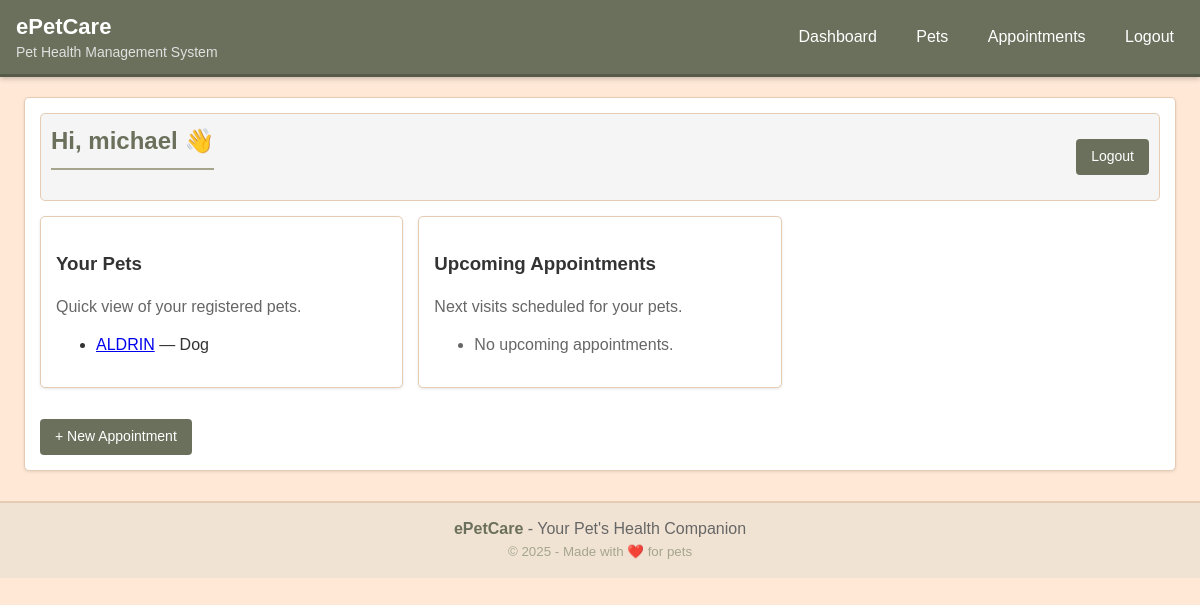
Page /dashboard/ (signed in) on the earlier database version.
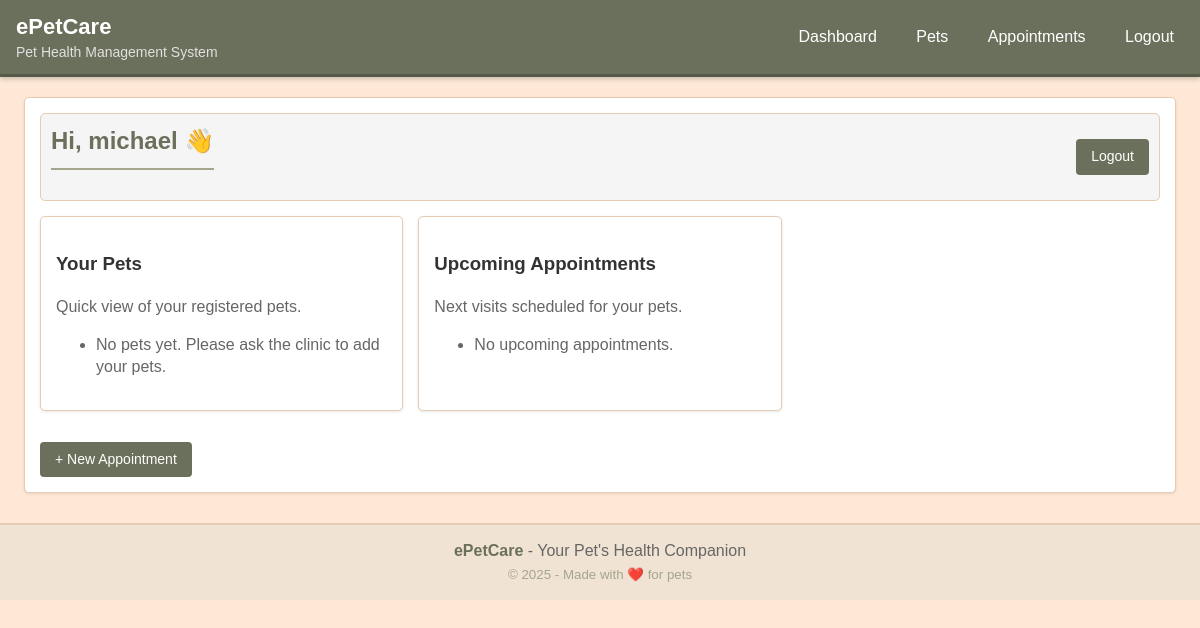
Same page on the later database version.
### clinic/models.py (models this page shows, shortened)
class Pet(models.Model):
    class Species(models.TextChoices):
        DOG = 'dog', 'Dog'
        CAT = 'cat', 'Cat'
        BIRD = 'bird', 'Bird'
        RABBIT = 'rabbit', 'Rabbit'
        OTHER = 'other', 'Other'
    class Sex(models.TextChoices):
        MALE = 'male', 'Male'
        FEMALE = 'female', 'Female'
        UNKNOWN = 'unknown', 'Unknown'
    owner = models.ForeignKey(Owner, on_delete=models.CASCADE, related_name='pets')
    name = models.CharField(max_length=80)
    species = models.CharField(max_length=20, choices=Species.choices, default=Species.DOG)
    breed = models.CharField(max_length=80, blank=True)
    sex = models.CharField(max_length=20, choices=Sex.choices, default=Sex.UNKNOWN)
    birth_date = models.DateField(null=True, blank=True)
    weight_kg = models.DecimalField(max_digits=5, decimal_places=2, null=True, blank=True)
    notes = models.TextField(blank=True)

### clinic/views.py (the view)
# urls.py: path('dashboard/', views.dashboard, name='dashboard'),
@login_required
def dashboard(request):
    owner = getattr(request.user, 'owner_profile', None)
    pets = Pet.objects.filter(owner=owner).order_by('name') if owner else Pet.objects.none()
    upcoming = Appointment.objects.filter(pet__owner=owner).order_by('date_time')[:10] if owner else Appointment.objects.none()
    return render(request, 'clinic/dashboard.html', {"owner": owner, "pets": pets, "appointments": upcoming})

### clinic/templates/clinic/dashboard.html (shortened to what this page needs)
{% extends 'clinic/base.html' %}
{% block content %}
<div class="toolbar">
  <h2>Hi{% if owner %}, {{ owner.full_name }}{% endif %} 👋</h2>
  <a class="btn" href="{% url 'logout' %}">Logout</a>
</div>
<div class="grid-cards" style="margin-bottom:16px;">
  <div class="card">
    <h3>Your Pets</h3>
    <p class="muted">Quick view of your registered pets.</p>
    <ul>
      {% for pet in pets %}
        <li><a href="{% url 'pet_detail' pet.pk %}">{{ pet.name }}</a> — {{ pet.get_species_display }}</li>
      {% empty %}
        <li class="muted">No pets yet. Please ask the clinic to add your pets.</li>
      {% endfor %}
    </ul>
  </div>
  <div class="card">
    <h3>Upcoming Appointments</h3>
    <p class="muted">Next visits scheduled for your pets.</p>
    <ul>
    {% for a in appointments %}
      <li>{{ a.date_time|date:"Y-m-d H:i" }} — {{ a.pet.name }} ({{ a.reason }})</li>
    {% empty %}
      <li class="muted">No upcoming appointments.</li>
    {% endfor %}
    </ul>
  </div>
</div>
<a class="btn" href="{% url 'appointment_create' %}">+ New Appointment</a>
{% endblock %}

Differences in the rows shown:
removed Pet: name "ALDRIN", species "Dog"
Other differences:
text now shown: "No pets yet. Please ask the clinic to add your pets."
